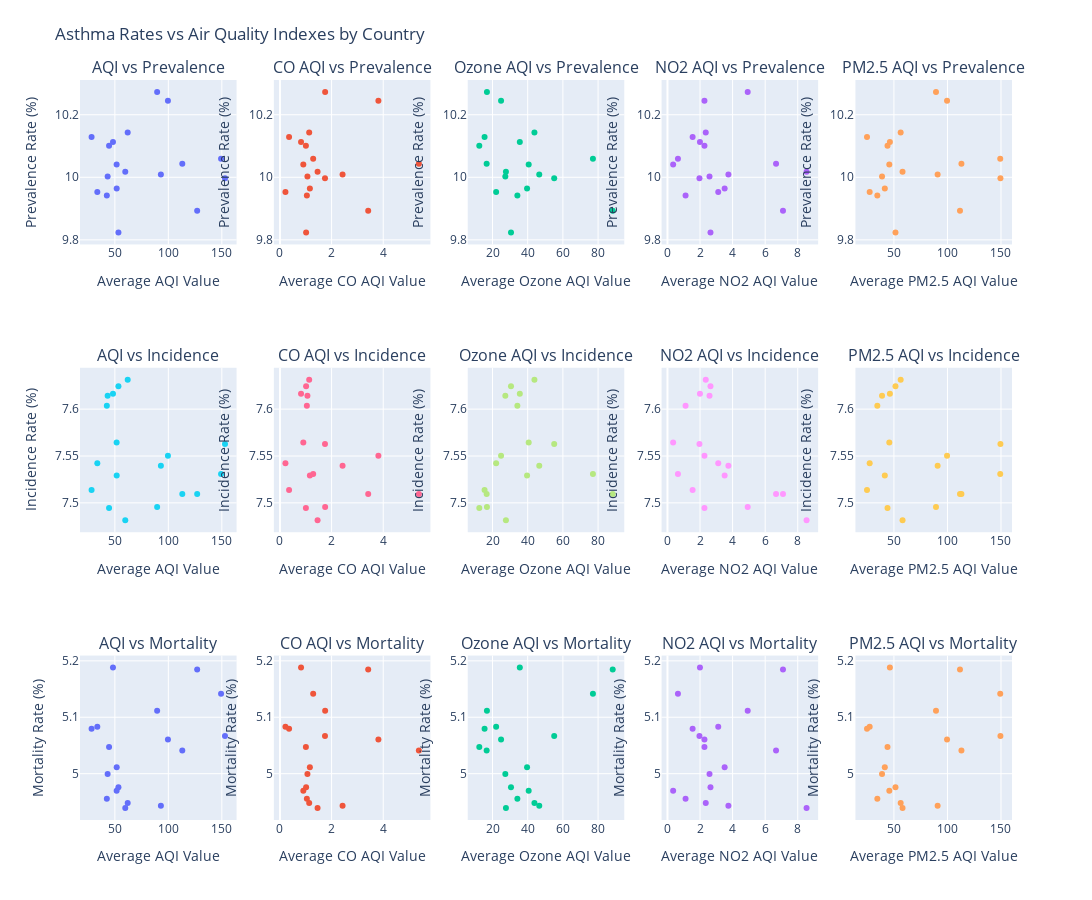

Here is the notebook cell this chart was saved with:
### Code cell
from plotly.subplots import make_subplots
import plotly.graph_objects as go

# Define AQI columns and their labels
aqi_cols = [
    ("AQI Value", "Average AQI Value"),
    ("CO AQI Value", "Average CO AQI Value"),
    ("Ozone AQI Value", "Average Ozone AQI Value"),
    ("NO2 AQI Value", "Average NO2 AQI Value"),
    ("PM2.5 AQI Value", "Average PM2.5 AQI Value"),
]

# Create a 3x5 subplot grid
fig = make_subplots(
    rows=3, cols=5,
    subplot_titles=[
        "AQI vs Prevalence", "CO AQI vs Prevalence", "Ozone AQI vs Prevalence", "NO2 AQI vs Prevalence", "PM2.5 AQI vs Prevalence",
        "AQI vs Incidence", "CO AQI vs Incidence", "Ozone AQI vs Incidence", "NO2 AQI vs Incidence", "PM2.5 AQI vs Incidence",
        "AQI vs Mortality", "CO AQI vs Mortality", "Ozone AQI vs Mortality", "NO2 AQI vs Mortality", "PM2.5 AQI vs Mortality",
    ]
)

# Row 1: Prevalence Rate
for i, (col, label) in enumerate(aqi_cols, 1):
    fig.add_trace(
        go.Scatter(
            x=asthma[col],
            y=asthma['Prevalence Rate (%)'],
            mode='markers',
            marker=dict(size=6),
            name=label,
            showlegend=False
        ),
        row=1, col=i
    )
    fig.update_xaxes(title_text=label, row=1, col=i)
    fig.update_yaxes(title_text="Prevalence Rate (%)", row=1, col=i)

# Row 2: Incidence Rate
for i, (col, label) in enumerate(aqi_cols, 1):
    fig.add_trace(
        go.Scatter(
            x=asthma[col],
            y=asthma['Incidence Rate (%)'],
            mode='markers',
            marker=dict(size=6),
            name=label,
            showlegend=False
        ),
        row=2, col=i
    )
    fig.update_xaxes(title_text=label, row=2, col=i)
    fig.update_yaxes(title_text="Incidence Rate (%)", row=2, col=i)

# Row 3: Mortality Rate
for i, (col, label) in enumerate(aqi_cols, 1):
    fig.add_trace(
        go.Scatter(
            x=asthma[col],
            y=asthma['Mortality Rate (%)'],
            mode='markers',
            marker=dict(size=6),
            name=label,
            showlegend=False
        ),
        row=3, col=i
    )
    fig.update_xaxes(title_text=label, row=3, col=i)
    fig.update_yaxes(title_text="Mortality Rate (%)", row=3, col=i)

# Final layout adjustments
fig.update_layout(
    height=900, width=1500,
    title_text="Asthma Rates vs Air Quality Indexes by Country",
    margin=dict(t=80)
)

fig.show()

### Figure 1 — Plotly figure (JSON) as saved in the notebook; plotly's stock layout.template omitted (floating-point values rounded to 4 significant figures)
{"data": [{"marker": {"size": 6}, "mode": "markers", "name": "Average AQI Value", "showlegend": false, "type": "scatter", "x": [28.24, 33.6, 44.57, 43.26, 127.0, 53.34, 48.25, 153.0, 93.04, 62.0, 51.72, 89.54, 99.61, 42.51, 149.3, 113.0, 51.67, 59.74], "xaxis": "x", "y": [10.13, 9.953, 10.1, 10.0, 9.893, 9.824, 10.11, 9.997, 10.01, 10.14, 9.964, 10.27, 10.24, 9.942, 10.06, 10.04, 10.04, 10.02], "yaxis": "y"}, {"marker": {"size": 6}, "mode": "markers", "name": "Average CO AQI Value", "showlegend": false, "type": "scatter", "x": [0.3529, 0.2118, 1.004, 1.064, 3.418, 1.012, 0.8164, 1.744, 2.425, 1.132, 1.158, 1.75, 3.812, 1.042, 1.286, 5.379, 0.9046, 1.457], "xaxis": "x2", "y": [10.13, 9.953, 10.1, 10.0, 9.893, 9.824, 10.11, 9.997, 10.01, 10.14, 9.964, 10.27, 10.24, 9.942, 10.06, 10.04, 10.04, 10.02], "yaxis": "y2"}, {"marker": {"size": 6}, "mode": "markers", "name": "Average Ozone AQI Value", "showlegend": false, "type": "scatter", "x": [15.49, 22.06, 12.48, 27.28, 88.32, 30.5, 35.52, 55.06, 46.57, 43.82, 39.63, 16.82, 24.85, 34.13, 77.07, 16.67, 40.55, 27.62], "xaxis": "x3", "y": [10.13, 9.953, 10.1, 10.0, 9.893, 9.824, 10.11, 9.997, 10.01, 10.14, 9.964, 10.27, 10.24, 9.942, 10.06, 10.04, 10.04, 10.02], "yaxis": "y3"}, {"marker": {"size": 6}, "mode": "markers", "name": "Average NO2 AQI Value", "showlegend": false, "type": "scatter", "x": [1.544, 3.118, 2.272, 2.582, 7.093, 2.641, 1.995, 1.965, 3.741, 2.351, 3.511, 4.927, 2.271, 1.111, 0.6429, 6.667, 0.3485, 8.541], "xaxis": "x4", "y": [10.13, 9.953, 10.1, 10.0, 9.893, 9.824, 10.11, 9.997, 10.01, 10.14, 9.964, 10.27, 10.24, 9.942, 10.06, 10.04, 10.04, 10.02], "yaxis": "y4"}, {"marker": {"size": 6}, "mode": "markers", "name": "Average PM2.5 AQI Value", "showlegend": false, "type": "scatter", "x": [24.87, 27.36, 44.02, 38.91, 111.7, 51.46, 46.23, 149.5, 90.83, 56.31, 41.5, 89.29, 99.61, 34.51, 149.3, 113.0, 45.71, 58.05], "xaxis": "x5", "y": [10.13, 9.953, 10.1, 10.0, 9.893, 9.824, 10.11, 9.997, 10.01, 10.14, 9.964, 10.27, 10.24, 9.942, 10.06, 10.04, 10.04, 10.02], "yaxis": "y5"}, {"marker": {"size": 6}, "mode": "markers", "name": "Average AQI Value", "showlegend": false, "type": "scatter", "x": [28.24, 33.6, 44.57, 43.26, 127.0, 53.34, 48.25, 153.0, 93.04, 62.0, 51.72, 89.54, 99.61, 42.51, 149.3, 113.0, 51.67, 59.74], "xaxis": "x6", "y": [7.514, 7.542, 7.495, 7.614, 7.509, 7.624, 7.616, 7.563, 7.539, 7.631, 7.529, 7.495, 7.55, 7.604, 7.531, 7.51, 7.564, 7.481], "yaxis": "y6"}, {"marker": {"size": 6}, "mode": "markers", "name": "Average CO AQI Value", "showlegend": false, "type": "scatter", "x": [0.3529, 0.2118, 1.004, 1.064, 3.418, 1.012, 0.8164, 1.744, 2.425, 1.132, 1.158, 1.75, 3.812, 1.042, 1.286, 5.379, 0.9046, 1.457], "xaxis": "x7", "y": [7.514, 7.542, 7.495, 7.614, 7.509, 7.624, 7.616, 7.563, 7.539, 7.631, 7.529, 7.495, 7.55, 7.604, 7.531, 7.51, 7.564, 7.481], "yaxis": "y7"}, {"marker": {"size": 6}, "mode": "markers", "name": "Average Ozone AQI Value", "showlegend": false, "type": "scatter", "x": [15.49, 22.06, 12.48, 27.28, 88.32, 30.5, 35.52, 55.06, 46.57, 43.82, 39.63, 16.82, 24.85, 34.13, 77.07, 16.67, 40.55, 27.62], "xaxis": "x8", "y": [7.514, 7.542, 7.495, 7.614, 7.509, 7.624, 7.616, 7.563, 7.539, 7.631, 7.529, 7.495, 7.55, 7.604, 7.531, 7.51, 7.564, 7.481], "yaxis": "y8"}, {"marker": {"size": 6}, "mode": "markers", "name": "Average NO2 AQI Value", "showlegend": false, "type": "scatter", "x": [1.544, 3.118, 2.272, 2.582, 7.093, 2.641, 1.995, 1.965, 3.741, 2.351, 3.511, 4.927, 2.271, 1.111, 0.6429, 6.667, 0.3485, 8.541], "xaxis": "x9", "y": [7.514, 7.542, 7.495, 7.614, 7.509, 7.624, 7.616, 7.563, 7.539, 7.631, 7.529, 7.495, 7.55, 7.604, 7.531, 7.51, 7.564, 7.481], "yaxis": "y9"}, {"marker": {"size": 6}, "mode": "markers", "name": "Average PM2.5 AQI Value", "showlegend": false, "type": "scatter", "x": [24.87, 27.36, 44.02, 38.91, 111.7, 51.46, 46.23, 149.5, 90.83, 56.31, 41.5, 89.29, 99.61, 34.51, 149.3, 113.0, 45.71, 58.05], "xaxis": "x10", "y": [7.514, 7.542, 7.495, 7.614, 7.509, 7.624, 7.616, 7.563, 7.539, 7.631, 7.529, 7.495, 7.55, 7.604, 7.531, 7.51, 7.564, 7.481], "yaxis": "y10"}, {"marker": {"size": 6}, "mode": "markers", "name": "Average AQI Value", "showlegend": false, "type": "scatter", "x": [28.24, 33.6, 44.57, 43.26, 127.0, 53.34, 48.25, 153.0, 93.04, 62.0, 51.72, 89.54, 99.61, 42.51, 149.3, 113.0, 51.67, 59.74], "xaxis": "x11", "y": [5.08, 5.083, 5.047, 4.999, 5.185, 4.976, 5.188, 5.067, 4.943, 4.948, 5.011, 5.112, 5.061, 4.956, 5.142, 5.041, 4.97, 4.939], "yaxis": "y11"}, {"marker": {"size": 6}, "mode": "markers", "name": "Average CO AQI Value", "showlegend": false, "type": "scatter", "x": [0.3529, 0.2118, 1.004, 1.064, 3.418, 1.012, 0.8164, 1.744, 2.425, 1.132, 1.158, 1.75, 3.812, 1.042, 1.286, 5.379, 0.9046, 1.457], "xaxis": "x12", "y": [5.08, 5.083, 5.047, 4.999, 5.185, 4.976, 5.188, 5.067, 4.943, 4.948, 5.011, 5.112, 5.061, 4.956, 5.142, 5.041, 4.97, 4.939], "yaxis": "y12"}, {"marker": {"size": 6}, "mode": "markers", "name": "Average Ozone AQI Value", "showlegend": false, "type": "scatter", "x": [15.49, 22.06, 12.48, 27.28, 88.32, 30.5, 35.52, 55.06, 46.57, 43.82, 39.63, 16.82, 24.85, 34.13, 77.07, 16.67, 40.55, 27.62], "xaxis": "x13", "y": [5.08, 5.083, 5.047, 4.999, 5.185, 4.976, 5.188, 5.067, 4.943, 4.948, 5.011, 5.112, 5.061, 4.956, 5.142, 5.041, 4.97, 4.939], "yaxis": "y13"}, {"marker": {"size": 6}, "mode": "markers", "name": "Average NO2 AQI Value", "showlegend": false, "type": "scatter", "x": [1.544, 3.118, 2.272, 2.582, 7.093, 2.641, 1.995, 1.965, 3.741, 2.351, 3.511, 4.927, 2.271, 1.111, 0.6429, 6.667, 0.3485, 8.541], "xaxis": "x14", "y": [5.08, 5.083, 5.047, 4.999, 5.185, 4.976, 5.188, 5.067, 4.943, 4.948, 5.011, 5.112, 5.061, 4.956, 5.142, 5.041, 4.97, 4.939], "yaxis": "y14"}, {"marker": {"size": 6}, "mode": "markers", "name": "Average PM2.5 AQI Value", "showlegend": false, "type": "scatter", "x": [24.87, 27.36, 44.02, 38.91, 111.7, 51.46, 46.23, 149.5, 90.83, 56.31, 41.5, 89.29, 99.61, 34.51, 149.3, 113.0, 45.71, 58.05], "xaxis": "x15", "y": [5.08, 5.083, 5.047, 4.999, 5.185, 4.976, 5.188, 5.067, 4.943, 4.948, 5.011, 5.112, 5.061, 4.956, 5.142, 5.041, 4.97, 4.939], "yaxis": "y15"}], "layout": {"annotations": [{"font": {"size": 16}, "showarrow": false, "text": "AQI vs Prevalence", "x": 0.084, "xanchor": "center", "xref": "paper", "y": 1, "yanchor": "bottom", "yref": "paper"}, {"font": {"size": 16}, "showarrow": false, "text": "CO AQI vs Prevalence", "x": 0.292, "xanchor": "center", "xref": "paper", "y": 1, "yanchor": "bottom", "yref": "paper"}, {"font": {"size": 16}, "showarrow": false, "text": "Ozone AQI vs Prevalence", "x": 0.5, "xanchor": "center", "xref": "paper", "y": 1, "yanchor": "bottom", "yref": "paper"}, {"font": {"size": 16}, "showarrow": false, "text": "NO2 AQI vs Prevalence", "x": 0.708, "xanchor": "center", "xref": "paper", "y": 1, "yanchor": "bottom", "yref": "paper"}, {"font": {"size": 16}, "showarrow": false, "text": "PM2.5 AQI vs Prevalence", "x": 0.916, "xanchor": "center", "xref": "paper", "y": 1, "yanchor": "bottom", "yref": "paper"}, {"font": {"size": 16}, "showarrow": false, "text": "AQI vs Incidence", "x": 0.084, "xanchor": "center", "xref": "paper", "y": 0.6111, "yanchor": "bottom", "yref": "paper"}, {"font": {"size": 16}, "showarrow": false, "text": "CO AQI vs Incidence", "x": 0.292, "xanchor": "center", "xref": "paper", "y": 0.6111, "yanchor": "bottom", "yref": "paper"}, {"font": {"size": 16}, "showarrow": false, "text": "Ozone AQI vs Incidence", "x": 0.5, "xanchor": "center", "xref": "paper", "y": 0.6111, "yanchor": "bottom", "yref": "paper"}, {"font": {"size": 16}, "showarrow": false, "text": "NO2 AQI vs Incidence", "x": 0.708, "xanchor": "center", "xref": "paper", "y": 0.6111, "yanchor": "bottom", "yref": "paper"}, {"font": {"size": 16}, "showarrow": false, "text": "PM2.5 AQI vs Incidence", "x": 0.916, "xanchor": "center", "xref": "paper", "y": 0.6111, "yanchor": "bottom", "yref": "paper"}, {"font": {"size": 16}, "showarrow": false, "text": "AQI vs Mortality", "x": 0.084, "xanchor": "center", "xref": "paper", "y": 0.2222, "yanchor": "bottom", "yref": "paper"}, {"font": {"size": 16}, "showarrow": false, "text": "CO AQI vs Mortality", "x": 0.292, "xanchor": "center", "xref": "paper", "y": 0.2222, "yanchor": "bottom", "yref": "paper"}, {"font": {"size": 16}, "showarrow": false, "text": "Ozone AQI vs Mortality", "x": 0.5, "xanchor": "center", "xref": "paper", "y": 0.2222, "yanchor": "bottom", "yref": "paper"}, {"font": {"size": 16}, "showarrow": false, "text": "NO2 AQI vs Mortality", "x": 0.708, "xanchor": "center", "xref": "paper", "y": 0.2222, "yanchor": "bottom", "yref": "paper"}, {"font": {"size": 16}, "showarrow": false, "text": "PM2.5 AQI vs Mortality", "x": 0.916, "xanchor": "center", "xref": "paper", "y": 0.2222, "yanchor": "bottom", "yref": "paper"}], "height": 900, "margin": {"t": 80}, "title": {"text": "Asthma Rates vs Air Quality Indexes by Country"}, "width": 1500, "xaxis": {"anchor": "y", "domain": [0, 0.168], "title": {"text": "Average AQI Value"}}, "xaxis10": {"anchor": "y10", "domain": [0.832, 1], "title": {"text": "Average PM2.5 AQI Value"}}, "xaxis11": {"anchor": "y11", "domain": [0, 0.168], "title": {"text": "Average AQI Value"}}, "xaxis12": {"anchor": "y12", "domain": [0.208, 0.376], "title": {"text": "Average CO AQI Value"}}, "xaxis13": {"anchor": "y13", "domain": [0.416, 0.584], "title": {"text": "Average Ozone AQI Value"}}, "xaxis14": {"anchor": "y14", "domain": [0.624, 0.792], "title": {"text": "Average NO2 AQI Value"}}, "xaxis15": {"anchor": "y15", "domain": [0.832, 1], "title": {"text": "Average PM2.5 AQI Value"}}, "xaxis2": {"anchor": "y2", "domain": [0.208, 0.376], "title": {"text": "Average CO AQI Value"}}, "xaxis3": {"anchor": "y3", "domain": [0.416, 0.584], "title": {"text": "Average Ozone AQI Value"}}, "xaxis4": {"anchor": "y4", "domain": [0.624, 0.792], "title": {"text": "Average NO2 AQI Value"}}, "xaxis5": {"anchor": "y5", "domain": [0.832, 1], "title": {"text": "Average PM2.5 AQI Value"}}, "xaxis6": {"anchor": "y6", "domain": [0, 0.168], "title": {"text": "Average AQI Value"}}, "xaxis7": {"anchor": "y7", "domain": [0.208, 0.376], "title": {"text": "Average CO AQI Value"}}, "xaxis8": {"anchor": "y8", "domain": [0.416, 0.584], "title": {"text": "Average Ozone AQI Value"}}, "xaxis9": {"anchor": "y9", "domain": [0.624, 0.792], "title": {"text": "Average NO2 AQI Value"}}, "yaxis": {"anchor": "x", "domain": [0.7778, 1], "title": {"text": "Prevalence Rate (%)"}}, "yaxis10": {"anchor": "x10", "domain": [0.3889, 0.6111], "title": {"text": "Incidence Rate (%)"}}, "yaxis11": {"anchor": "x11", "domain": [0, 0.2222], "title": {"text": "Mortality Rate (%)"}}, "yaxis12": {"anchor": "x12", "domain": [0, 0.2222], "title": {"text": "Mortality Rate (%)"}}, "yaxis13": {"anchor": "x13", "domain": [0, 0.2222], "title": {"text": "Mortality Rate (%)"}}, "yaxis14": {"anchor": "x14", "domain": [0, 0.2222], "title": {"text": "Mortality Rate (%)"}}, "yaxis15": {"anchor": "x15", "domain": [0, 0.2222], "title": {"text": "Mortality Rate (%)"}}, "yaxis2": {"anchor": "x2", "domain": [0.7778, 1], "title": {"text": "Prevalence Rate (%)"}}, "yaxis3": {"anchor": "x3", "domain": [0.7778, 1], "title": {"text": "Prevalence Rate (%)"}}, "yaxis4": {"anchor": "x4", "domain": [0.7778, 1], "title": {"text": "Prevalence Rate (%)"}}, "yaxis5": {"anchor": "x5", "domain": [0.7778, 1], "title": {"text": "Prevalence Rate (%)"}}, "yaxis6": {"anchor": "x6", "domain": [0.3889, 0.6111], "title": {"text": "Incidence Rate (%)"}}, "yaxis7": {"anchor": "x7", "domain": [0.3889, 0.6111], "title": {"text": "Incidence Rate (%)"}}, "yaxis8": {"anchor": "x8", "domain": [0.3889, 0.6111], "title": {"text": "Incidence Rate (%)"}}, "yaxis9": {"anchor": "x9", "domain": [0.3889, 0.6111], "title": {"text": "Incidence Rate (%)"}}}}
